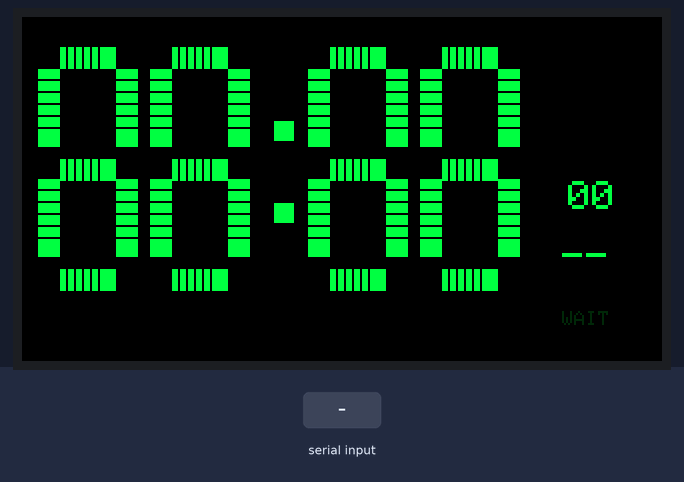
Bench run of a program on a simulated ESP32-S3. Shown: 320×172 colour display. The test bench sets the inputs (shaded band). Random numbers use the default seed unless the program sets one; what the program prints to the serial monitor is not drawn.

Above: at 1.3 s.
1.4 s: "PING\n" received over Serial
4.4 s: "TIME|\n" received over Serial
7.4 s: "EVENT|MELT\n" received over Serial
Timing chart, 0 to 10.4 s (numbered marks = the images above; inputs shaded):
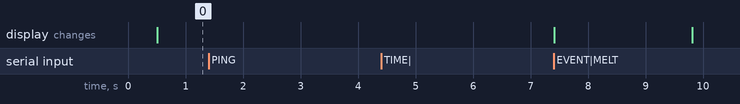

Measured:
- after the input at 1.4 s, every drawn part: stays the same
- after the input at 4.4 s, every drawn part: stays the same

The program:

main.cpp
```cpp
#include <Arduino.h>
#include <Arduino_GFX_Library.h>

static constexpr int LCD_MOSI = 45;
static constexpr int LCD_SCLK = 40;
static constexpr int LCD_CS   = 42;
static constexpr int LCD_DC   = 41;
static constexpr int LCD_RST  = 39;
static constexpr int LCD_BL   = 48;

static constexpr int PANEL_W = 172;
static constexpr int PANEL_H = 320;
static constexpr int SCREEN_W = 320;
static constexpr int SCREEN_H = 172;

Arduino_DataBus *bus = new Arduino_ESP32SPI(
    LCD_DC, LCD_CS, LCD_SCLK, LCD_MOSI, GFX_NOT_DEFINED);
Arduino_GFX *gfx = new Arduino_ST7789(
    bus, LCD_RST, 0, true, PANEL_W, PANEL_H, 34, 0, 34, 0);

uint16_t C_BLACK;
uint16_t C_DIM;
uint16_t C_MID;
uint16_t C_GREEN;
uint16_t C_HEAD;

struct ClockState {
  int hour = 12;
  int minute = 0;
  int second = 0;
  String ampm = "--";
  bool synced = false;
  uint32_t lastSyncMs = 0;
} clockState;

enum class Effect : uint8_t { NONE, MELT, PHONE };
Effect effect = Effect::NONE;
uint32_t effectStartedMs = 0;
uint32_t effectDurationMs = 0;
uint32_t nextEventMs = 0;
uint32_t lastFrameMs = 0;
String serialLine;

static constexpr int DIGIT_W = 50;
static constexpr int DIGIT_H = 122;
static constexpr int SEG_T = 11;
static constexpr int DIGIT_Y = 15;
static constexpr int DIGIT_X[4] = {8, 64, 143, 199};
static constexpr int COLON_X = 126;

const uint8_t DIGIT_MASKS[10] = {
  0b1111110, 0b0110000, 0b1101101, 0b1111001, 0b0110011,
  0b1011011, 0b1011111, 0b1110000, 0b1111111, 0b1111011,
};

uint32_t hash32(uint32_t value) {
  value ^= value >> 16;
  value *= 0x7feb352d;
  value ^= value >> 15;
  value *= 0x846ca68b;
  value ^= value >> 16;
  return value;
}

int hashRange(uint32_t seed, int low, int high) {
  if (high <= low) return low;
  return low + static_cast<int>(hash32(seed) % static_cast<uint32_t>(high - low + 1));
}

void scheduleNextEvent() {
  nextEventMs = millis() + static_cast<uint32_t>(random(30000, 90001));
}

void drawPiece(int x, int y, int w, int h, uint16_t color,
               uint32_t seed, float melt = 0.0f) {
  if (melt > 0.001f) {
    const int drop = hashRange(seed, 35, 150);
    const int drift = hashRange(seed ^ 0xA53u, -22, 22);
    y += static_cast<int>(drop * melt);
    x += static_cast<int>(drift * melt);
    if (melt > 0.80f && (hash32(seed ^ millis() / 45) & 3u) == 0u) return;
  }
  if (x + w < 0 || x >= SCREEN_W || y + h < 0 || y >= SCREEN_H) return;
  gfx->fillRect(x, y, w, h, color);
}

void drawSegmentPieces(int x, int y, int w, int h, bool horizontal,
                       uint16_t color, uint32_t seed, float melt = 0.0f) {
  const int pieces = 6;
  if (horizontal) {
    const int pieceW = max(2, w / pieces);
    for (int i = 0; i < pieces; ++i) {
      const int px = x + i * pieceW;
      const int pw = (i == pieces - 1) ? (x + w - px) : pieceW - 1;
      drawPiece(px, y, pw, h, color, seed + i * 97u, melt);
    }
  } else {
    const int pieceH = max(2, h / pieces);
    for (int i = 0; i < pieces; ++i) {
      const int py = y + i * pieceH;
      const int ph = (i == pieces - 1) ? (y + h - py) : pieceH - 1;
      drawPiece(x, py, w, ph, color, seed + i * 131u, melt);
    }
  }
}

void drawDigit(int digit, int x, int y, uint16_t color,
               uint32_t seed, float melt = 0.0f) {
  if (digit < 0 || digit > 9) return;
  const uint8_t mask = DIGIT_MASKS[digit];
  const int halfH = DIGIT_H / 2;
  const int horizontalW = DIGIT_W - SEG_T * 2;
  const int verticalH = halfH - SEG_T * 2;

  if (mask & 0b1000000) drawSegmentPieces(x + SEG_T, y, horizontalW, SEG_T, true, color, seed + 1, melt);
  if (mask & 0b0100000) drawSegmentPieces(x + DIGIT_W - SEG_T, y + SEG_T, SEG_T, verticalH, false, color, seed + 2, melt);
  if (mask & 0b0010000) drawSegmentPieces(x + DIGIT_W - SEG_T, y + halfH + SEG_T / 2, SEG_T, verticalH, false, color, seed + 3, melt);
  if (mask & 0b0001000) drawSegmentPieces(x + SEG_T, y + DIGIT_H - SEG_T, horizontalW, SEG_T, true, color, seed + 4, melt);
  if (mask & 0b0000100) drawSegmentPieces(x, y + halfH + SEG_T / 2, SEG_T, verticalH, false, color, seed + 5, melt);
  if (mask & 0b0000010) drawSegmentPieces(x, y + SEG_T, SEG_T, verticalH, false, color, seed + 6, melt);
  if (mask & 0b0000001) drawSegmentPieces(x + SEG_T, y + halfH - SEG_T / 2, horizontalW, SEG_T, true, color, seed + 7, melt);
}

void drawClockCore(uint16_t color, float melt = 0.0f) {
  const int h = clockState.synced ? clockState.hour : 0;
  const int m = clockState.synced ? clockState.minute : 0;
  int digits[4] = {h / 10, h % 10, m / 10, m % 10};
  if (!clockState.synced) digits[0] = digits[1] = digits[2] = digits[3] = 8;

  for (int i = 0; i < 4; ++i) {
    if (i == 0 && digits[i] == 0) continue;
    drawDigit(digits[i], DIGIT_X[i], DIGIT_Y, color, 1000u + i * 100u, melt);
  }

  drawPiece(COLON_X, DIGIT_Y + 37, 10, 10, color, 7001, melt);
  drawPiece(COLON_X, DIGIT_Y + 78, 10, 10, color, 7002, melt);

  gfx->setTextColor(color);
  gfx->setTextSize(2);
  gfx->setCursor(270, 112);
  gfx->print(clockState.ampm);

  char seconds[4];
  snprintf(seconds, sizeof(seconds), "%02d", clockState.second);
  gfx->setCursor(273, 82);
  gfx->print(seconds);
}

void drawNormalClock() {
  drawClockCore(C_GREEN);
  if (!clockState.synced) {
    gfx->setTextColor(C_DIM);
    gfx->setTextSize(1);
    gfx->setCursor(270, 147);
    gfx->print("WAIT");
  }
}

void drawMelt(float p) {
  float melt;
  if (p < 0.48f) melt = p / 0.48f;
  else melt = (1.0f - p) / 0.52f;
  melt = constrain(melt, 0.0f, 1.0f);
  drawClockCore(melt > 0.70f ? C_MID : C_GREEN, melt);
  if (p > 0.42f && p < 0.68f) {
    gfx->setTextColor(C_DIM);
    gfx->setTextSize(1);
    gfx->setCursor(126, 160);
    gfx->print("REFORMING");
  }
}

void drawPhoneIcon(int cx, int cy, float glow) {
  const uint16_t color = glow > 0.6f ? C_HEAD : C_GREEN;
  gfx->drawCircle(cx, cy, 29, color);
  gfx->drawCircle(cx, cy, 28, C_MID);
  gfx->drawArc(cx, cy, 24, 18, 215, 325, color);
  gfx->fillCircle(cx - 18, cy + 13, 5, color);
  gfx->fillCircle(cx + 18, cy + 13, 5, color);
  gfx->drawLine(cx - 17, cy + 9, cx - 8, cy - 3, color);
  gfx->drawLine(cx + 17, cy + 9, cx + 8, cy - 3, color);
}

void drawPhoneTrace(float p) {
  const float pulse = 0.5f + 0.5f * sinf(p * PI * 8.0f);
  const int cx = 72;
  const int cy = 76;
  drawPhoneIcon(cx, cy, pulse);

  for (int ring = 0; ring < 4; ++ring) {
    const int radius = 38 + ring * 10 + static_cast<int>(p * 8.0f);
    const uint16_t color = ring < 2 ? C_MID : C_DIM;
    gfx->drawCircle(cx, cy, radius, color);
  }

  const int traceStart = 115;
  const int traceEnd = 305;
  const int traceX = traceStart + static_cast<int>((traceEnd - traceStart) * p);
  gfx->drawFastHLine(traceStart, 77, max(1, traceX - traceStart), C_GREEN);
  gfx->drawFastVLine(traceX, 20, 115, C_HEAD);

  for (int i = 0; i < 12; ++i) {
    const int x = traceStart + i * 16;
    const int h = hashRange(i * 73u + millis() / 80u, 6, 42);
    gfx->drawFastVLine(x, 77 - h / 2, h, (i % 3 == 0) ? C_GREEN : C_DIM);
  }

  gfx->setTextColor(C_HEAD);
  gfx->setTextSize(2);
  gfx->setCursor(128, 25);
  gfx->print("CALL TRACE");

  gfx->setTextColor(C_GREEN);
  gfx->setTextSize(1);
  gfx->setCursor(128, 112);
  gfx->print(p < 0.45f ? "DIALING..." : (p < 0.82f ? "LOCATING SIGNAL" : "CONNECTED"));

  char number[18];
  snprintf(number, sizeof(number), "555-%03d-%04d",
           hashRange(991u, 100, 999), hashRange(1771u, 0, 9999));
  gfx->setTextColor(C_MID);
  gfx->setCursor(128, 132);
  gfx->print(number);
}

void startEffect(Effect next) {
  effect = next;
  effectStartedMs = millis();
  effectDurationMs = (effect == Effect::MELT) ? 2300 : 2800;
}

void parseTime(const String &line) {
  int bars[5];
  int found = 0;
  for (int i = 0; i < static_cast<int>(line.length()) && found < 5; ++i) {
    if (line[i] == '|') bars[found++] = i;
  }
  if (found < 5) return;
  clockState.hour = line.substring(bars[0] + 1, bars[1]).toInt();
  clockState.minute = line.substring(bars[1] + 1, bars[2]).toInt();
  clockState.second = line.substring(bars[2] + 1, bars[3]).toInt();
  clockState.ampm = line.substring(bars[3] + 1, bars[4]);
  clockState.synced = true;
  clockState.lastSyncMs = millis();
}

void handleCommand(String line) {
  line.trim();
  if (line.startsWith("TIME|")) {
    parseTime(line);
  } else if (line == "EVENT|MELT") {
    startEffect(Effect::MELT);
  } else if (line == "EVENT|PHONE") {
    startEffect(Effect::PHONE);
  } else if (line.startsWith("HELLO|")) {
    Serial.println("READY|ESP32_HUB_CLOCK_V10");
  } else if (line == "PING") {
    Serial.println("PONG|ESP32_HUB_CLOCK_V10");
  }
}

void pollSerial() {
  while (Serial.available()) {
    const char ch = static_cast<char>(Serial.read());
    if (ch == '\n') {
      handleCommand(serialLine);
      serialLine = "";
    } else if (ch != '\r' && serialLine.length() < 180) {
      serialLine += ch;
    }
  }
}

void render() {
  gfx->fillScreen(C_BLACK);
  if (effect == Effect::NONE) {
    drawNormalClock();
    return;
  }
  const float p = constrain(
      static_cast<float>(millis() - effectStartedMs) /
          static_cast<float>(effectDurationMs ? effectDurationMs : 1u),
      0.0f, 1.0f);
  if (effect == Effect::MELT) drawMelt(p);
  else drawPhoneTrace(p);
}

void setup() {
  pinMode(LCD_BL, OUTPUT);
  digitalWrite(LCD_BL, HIGH);
  Serial.begin(115200);
  serialLine.reserve(192);
  randomSeed(esp_random());

  gfx->begin(40000000);
  gfx->setRotation(1);
  gfx->setTextWrap(false);

  C_BLACK = gfx->color565(0, 0, 0);
  C_DIM   = gfx->color565(0, 42, 14);
  C_MID   = gfx->color565(0, 125, 38);
  C_GREEN = gfx->color565(0, 255, 70);
  C_HEAD  = gfx->color565(205, 255, 218);

  gfx->fillScreen(C_BLACK);
  scheduleNextEvent();
  Serial.println("READY|ESP32_HUB_CLOCK_V10");
}

void loop() {
  pollSerial();

  if (effect != Effect::NONE && millis() - effectStartedMs >= effectDurationMs) {
    effect = Effect::NONE;
    scheduleNextEvent();
  }

  if (effect == Effect::NONE && clockState.synced && millis() >= nextEventMs) {
    startEffect(random(0, 100) < 62 ? Effect::MELT : Effect::PHONE);
  }

  if (millis() - lastFrameMs >= 33) {
    lastFrameMs = millis();
    render();
  }
  delay(1);
}
```
